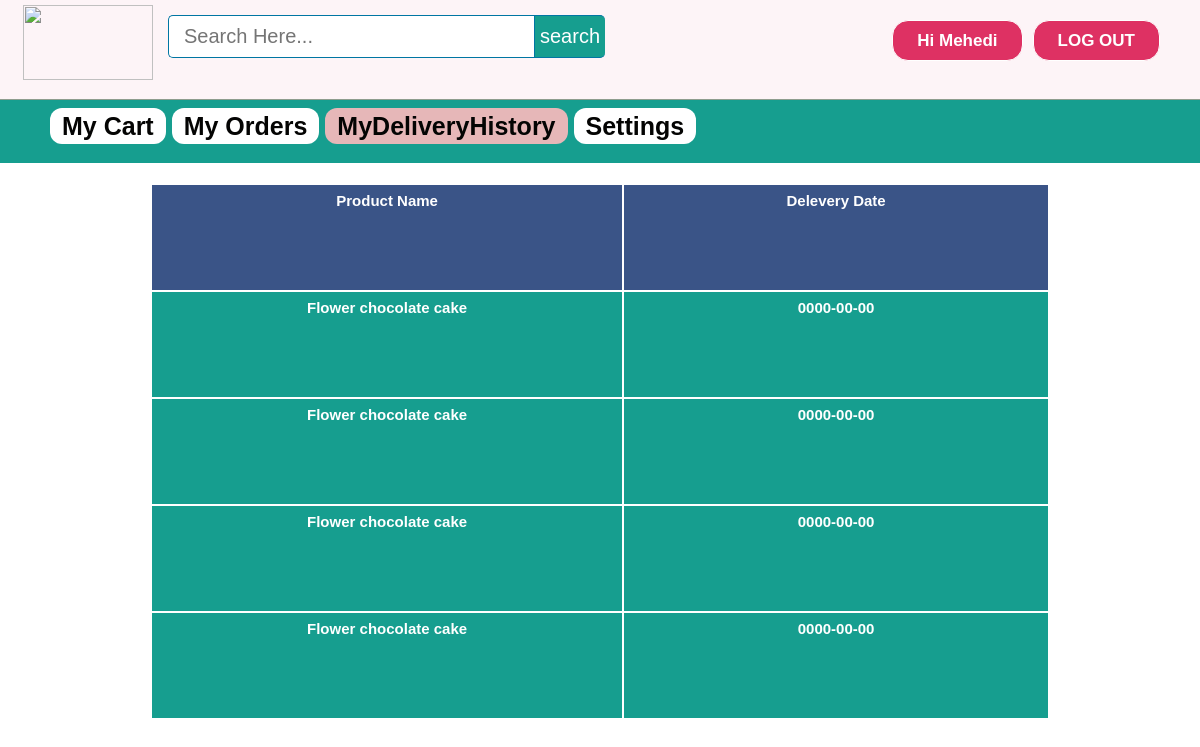
Page /my_delivery.php (signed in) on the committed database.
### tables this page shows
CREATE TABLE `user` (
  `id` int(11) NOT NULL,
  `firstName` varchar(25) NOT NULL,
  `lastName` varchar(25) NOT NULL,
  `email` varchar(100) NOT NULL,
  `mobile` varchar(20) NOT NULL,
  `address` varchar(120) NOT NULL,
  `password` varchar(100) NOT NULL,
  `confirmCode` varchar(10) NOT NULL,
  `activation` varchar(10) NOT NULL DEFAULT 'no'
);

CREATE TABLE `orders` (
  `id` int(11) NOT NULL,
  `uid` int(11) NOT NULL,
  `pid` int(11) NOT NULL,
  `quantity` int(11) NOT NULL,
  `oplace` text NOT NULL,
  `mobile` varchar(15) NOT NULL,
  `dstatus` varchar(10) NOT NULL DEFAULT 'no',
  `odate` date NOT NULL,
  `ddate` date NOT NULL,
  `delivery` varchar(30) NOT NULL
);

CREATE TABLE `products` (
  `id` int(11) NOT NULL,
  `pName` varchar(100) NOT NULL,
  `price` int(11) NOT NULL,
  `piece` int(11) NOT NULL,
  `description` text NOT NULL,
  `available` int(11) NOT NULL,
  `item` varchar(100) NOT NULL,
  `pCode` varchar(20) NOT NULL,
  `picture` text NOT NULL
);

### my_delivery.php (the view, shortened to what this page needs)
<?php include("inc/connect.inc.php"); ?>
<?php
if (!isset($_SESSION['user_login'])) {
	header("location: login.php");
} else {
	$user = $_SESSION['user_login'];
	$result = mysqli_query($con, "SELECT * FROM user WHERE id='$user'");
	$get_user_email = mysqli_fetch_assoc($result);
	$uname_db = $get_user_email['firstName'];
}
$search_value = "";
?>
<!DOCTYPE html>
<html>
<head>
	<link rel="stylesheet" type="text/css" href="css/style.css">
</head>
<body style="background-image: url(image/homebackgrndimg1.jpg);">
	<div class="homepageheader">
		<div class="signinButton loginButton">
			<div class="uiloginbutton signinButton loginButton" style="margin-right: 40px;">
				<?php
				if ($user != "") {
					echo '<a style="text-decoration: none; color: #fff;" href="logout.php">LOG OUT</a>';
				} else {
					echo '<a style="text-decoration: none; color: #fff;" href="signin.php">SIGN IN</a>';
				}
				?>
			</div>
			<div class="uiloginbutton signinButton loginButton" style="">
				<?php
				if ($user != "") {
					echo '<a style="text-decoration: none; color: #fff;" href="profile.php?uid=' . $user . '">Hi ' . $uname_db . '</a>';
				} else {
					echo '<a style="text-decoration: none; color: #fff;" href="login.php">LOG IN</a>';
				}
				?>
			</div>
		</div>
		<div style="float: left; margin: 5px 0px 0px 23px;">
			<a href="index.php">
				<img style=" height: 75px; width: 130px;" src="image/logo.png">
			</a>
		</div>
		<div id="srcheader">
			<form id="newsearch" method="get" action="search.php">
				<?php
				echo '<input type="text" class="srctextinput" name="keywords" size="21" maxlength="120"  placeholder="Search Here..." value="' . $search_value . '"><input type="submit" value="search" class="srcbutton" >';
				?>
			</form>
		</div>
	</div>
	<div class="categolis">
		<table>
			<tr>
				<th><?php echo '<a href="mycart.php?uid=' . $user . '" style="text-decoration: none;color: #040403;padding: 4px 12px;background-color: #fff;border-radius: 12px;">My Cart</a>'; ?>
				</th>
				<th>
					<?php echo '<a href="profile.php?uid=' . $user . '" style="text-decoration: none;color: #040403;padding: 4px 12px;background-color: #fff;border-radius: 12px;">My Orders</a>'; ?>
				</th>
				<th>
					<?php echo '<a href="my_delivery.php?uid=' . $user . '" style="text-decoration: none;color: #040403;padding: 4px 12px;background-color: #e6b7b8;border-radius: 12px;">MyDeliveryHistory</a>'; ?>
				</th>
				<th><?php echo '<a href="settings.php?uid=' . $user . '" style="text-decoration: none;color: #040403;padding: 4px 12px;background-color: #fff;border-radius: 12px;">Settings</a>'; ?>
				</th>
			</tr>
		</table>
	</div>
	<div style="margin-top: 20px;">
		<div style="width: 900px; margin: 0 auto;">
			<ul>
				<li style=" background-color: #fff;">
					<div>
						<div>
							<table class="rightsidemenu">
								<tr style="font-weight: bold;" colspan="10" bgcolor="#3A5487">
									<th>Product Name</th>
									<th>Delevery Date</th>
								</tr>
								<tr>
									<?php include("inc/connect.inc.php");
									$query = "SELECT * FROM orders WHERE uid='$user' ORDER BY id DESC";
									$run = mysqli_query($con, $query);
									while ($row = mysqli_fetch_assoc($run)) {
										$pid = $row['pid'];
										$ddate = $row['ddate'];
										$query1 = "SELECT * FROM products WHERE id='$pid'";
										$run1 = mysqli_query($con, $query1);
										$row1 = mysqli_fetch_assoc($run1);
										$pName = substr($row1['pName'], 0, 50);
										?>
										<th><?php echo $pName; ?></th>
										<th><?php echo $ddate; ?></th>
									</tr>
								<?php } ?>
							</table>
						</div>
					</div>
				</li>
			</ul>
		</div>
	</div>
</body>
</html>

### css/style.css (style rules this page uses)
html, body, div, span, applet, object, iframe, h1, h2, h3, h4, h5, h6, p, blockquote, pre, a, abbr, acronym, address, big, cite, code, del, dfn, em, img, ins, kbd, q, s, samp, small, strike, strong, sub, sup, tt, var, b, u, i, center, dl, dt, dd, ol, ul, li, fieldset, form, label, legend, table, caption, tbody, tfoot, thead, tr, th, td, article, aside, canvas, details, embed, figure, figcaption, footer, header, hgroup, menu, nav, output, ruby, section, summary, time, mark, audio, video { margin: 0; padding: 0; border: 0; font: inherit; vertical-align: baseline; box-sizing: border-box; }
body { line-height: normal; }
ol, ul { list-style: none; }
table { border-collapse: collapse; border-spacing: 0; }
* { margin: 0px; padding: 0px; }
body, button, input, label, select, td, textarea { font-family: Arial, Helvetica, tahoma,verdana,arial,sans-serif; font-size: 12px; }
body { width: 100%; position: relative; background-color: #ffffff; min-width: 1080px; }
.homepageheader { position: fixed; height: 100px; width: 100%; min-width: 980px; border-bottom: 1px solid #8E9D8E; margin: 0px; background-image: initial; background-position-x: initial; background-position-y: initial; background-size: initial; background-attachment: initial; background-origin: initial; background-clip: initial; background-color: #FDF4F7;; }
.loginButton .signinButton { color: #FFFFFF; background: #DE3163; border: 1px solid #FFFFFF; cursor: pointer; display: inline-block; font-weight: bold; line-height: 15px; padding: 12px 24px; border-radius: 16px; text-align: center; text-decoration: none; float: right; margin: 20px 0px 0px 10px; font-size: 17px; }
#newsearch { float:left; padding:15px; }
.srctextinput { margin: 0px; padding: 9px 15px; font-family: Arial, Helvetica, sans-serif; font-size:20px; border:1px solid #0076a3; border-right:0px; border-top-left-radius: 5px 5px; border-bottom-left-radius: 5px 5px; width: 335px; }
.srcbutton { margin: 0; padding: 9px 5px; font-family: Arial, Helvetica, sans-serif; font-size:20px; outline: none; cursor: pointer; text-align: center; text-decoration: none; color: #ffffff; border: solid 1px #0076a3; border-right:0px; background: #169E8F; border-top-right-radius: 5px 5px; border-bottom-right-radius: 5px 5px; }
.categolis { line-height: 1.3; font-weight: bold; color: #fff; padding: 110px 0px 20px 50px; background-color: #169e8f; text-align: center; font-size: 25px; }
.categolis table tbody tr th { padding: 0px 6px 0px 0px; }
.rightsidemenu { float: right; text-align: center; width: 100%; margin: 0px; background-color: #169e8f; font-size: 15px; color: #fff; font-weight: bold; height: 537px; overflow: auto; }
.rightsidemenu th { margin-top: 5px; border: 2px solid; padding: 7px 2px; width: 10px; }

### rows in the picture
user: firstName "Mehedi"
orders: products.pName "Flower chocolate cake", ddate "0000-00-00"
orders: products.pName "Flower chocolate cake", ddate "0000-00-00"
orders: products.pName "Flower chocolate cake", ddate "0000-00-00"
orders: products.pName "Flower chocolate cake", ddate "0000-00-00"
